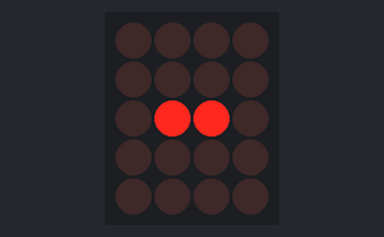
A sketch run on a simulated ATtiny85, built with avr-gcc and run on an emulated ATtiny85. Shown: 4×5 LED matrix. Wiring (inferred from the names in the program): charlieplexed LEDs: lines PB0, PB1, PB2, PB3, PB4. Random numbers use the default seed unless the sketch sets one.

Above: at 10.8 s.
At 19.2 s:
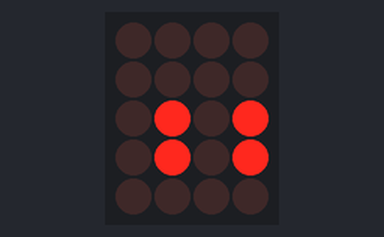
At 21.2 s:
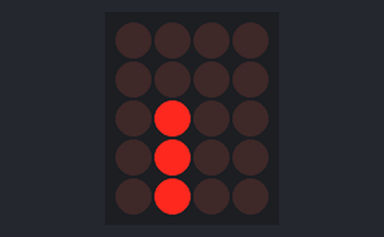
At 25.5 s:
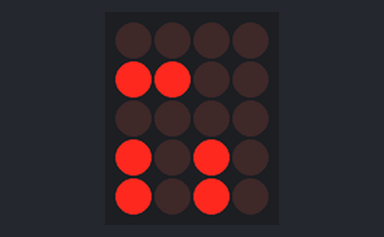
At 27.3 s:
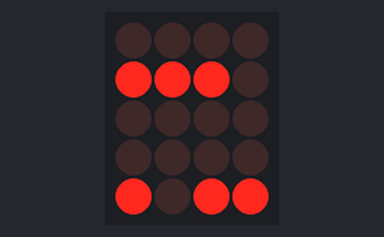
At 29.8 s:
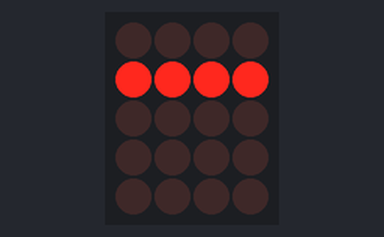

Measured:
- what the display in image 0 shows lasts 0.8 s, from 10.7 s to 11.5 s
- what the display in image 1 shows lasts 1.9 s, from 19.2 s to 21.1 s
- what the display in image 2 shows lasts 2.1 s, from 21.1 s to 23.2 s
- what the display in image 3 shows lasts 1.7 s, from 25.5 s to 27.2 s
- what the display in image 4 shows lasts 2.6 s, from 27.2 s to 29.8 s
- what the display in image 5 shows lasts 1.6 s, from 29.8 s to 31.4 s

The sketch:

XmasKladd.ino
```cpp
/*
 * Charlieplexing christmas lights. 5 pins on ATTIny85 controlls 20 leds.
 *
 * ATTInyCore, Attiny85
 *
 *  To use ISPtinyISP on linix/ubuntu:
 *  USBTinyISP, set udevrule
 *  SUBSYSTEM==”usb”, ATTR{idVendor}==”1781″, ATTR{idProduct}==”0c9f”, GROUP=”adm”, MODE=”0666″
*/
#define NO_CHANNELS 5
int ledpins[NO_CHANNELS] = {0, 1, 2, 3, 4};
int modes[NO_CHANNELS] = {1, 1, 1, 1, 1};

unsigned long interval = 5000UL;
unsigned long prev = 0;

void setPinMode(int chan, int mode)
{
  #if MY_DEBUG
  Serial.print("\nChan ");
  Serial.print(chan);
  Serial.print(" pin ");
  Serial.print(ledpins[chan]);
  Serial.print(" ");
  Serial.print(mode==OUTPUT?"OUT":"IN");
  #endif
  // pinMode(ledpins[chan], mode);
  #if 1
  if (mode == OUTPUT && modes[chan] != OUTPUT) {
    pinMode(ledpins[chan], OUTPUT);
    modes[chan] = OUTPUT;
  }
  if (mode == INPUT && modes[chan] != INPUT) {
    pinMode(ledpins[chan], INPUT);
    modes[chan] = INPUT;
  }
  #endif
}

void setOut(int chan, int val /*HIGH/LOW*/)
{
  setPinMode(chan, OUTPUT);
  #if MY_DEBUG
  Serial.print(val==HIGH?" H":" L");
  #endif
  digitalWrite(ledpins[chan], val);
}

void Sequence()
{
  // pins are default input.
  for(int i=0; i<NO_CHANNELS; i++) {
    for (int j=i+1; j<NO_CHANNELS; j++) {
      // One direction
      setOut(i, HIGH);
      setOut(j, LOW);
      delay(500);
      // Other direction
      setOut(i, LOW);
      setOut(j, HIGH);
      delay(500);
      // Turn off
      setPinMode(i, INPUT);
      setPinMode(j, INPUT);
    }
  }
}

void setup() {
//  Serial.begin(9600);
  randomSeed(analogRead(0));
  Sequence();
}

void loop() {
  unsigned long now = millis();
  unsigned long this_period = (unsigned long)(now-prev);
  if (this_period < interval) {
    return;
  }
  prev = now;
  interval = (unsigned long)random(1000);

  // Only change one pin at the time
  int chan = (int)random(NO_CHANNELS);
  int lhi = (int)random(5);// 0, 1:low: 2, 3: high, 4: IN (Less likley to be IN)
  if (lhi == 4) {
    setPinMode(chan, INPUT);
  } else if (lhi > 1) {// 2 or 3
    setOut(chan, HIGH);
  } else { // 0 or 1
    setOut(chan, LOW);
  }}
```
